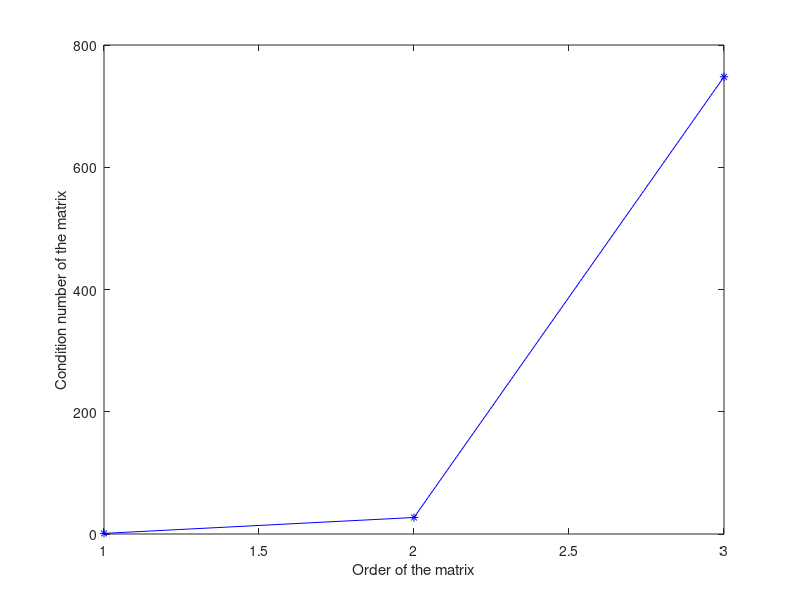

Write MATLAB code to recreate this figure.
clear all
clc
matrix_dim =[1 2 3];
k=1;
for n=matrix_dim
        H = zeros(n);
    for i=1:n
        for j=1:n
            H(i,j) = 1/(i+j-1);
                    end
    end
    cond_number(k) = norm(H,1)*norm(inv(H),1);
    k=k+1;
end
  plot(matrix_dim,cond_number,'-b*')
xlabel('Order of the matrix')
ylabel('Condition number of the matrix')

